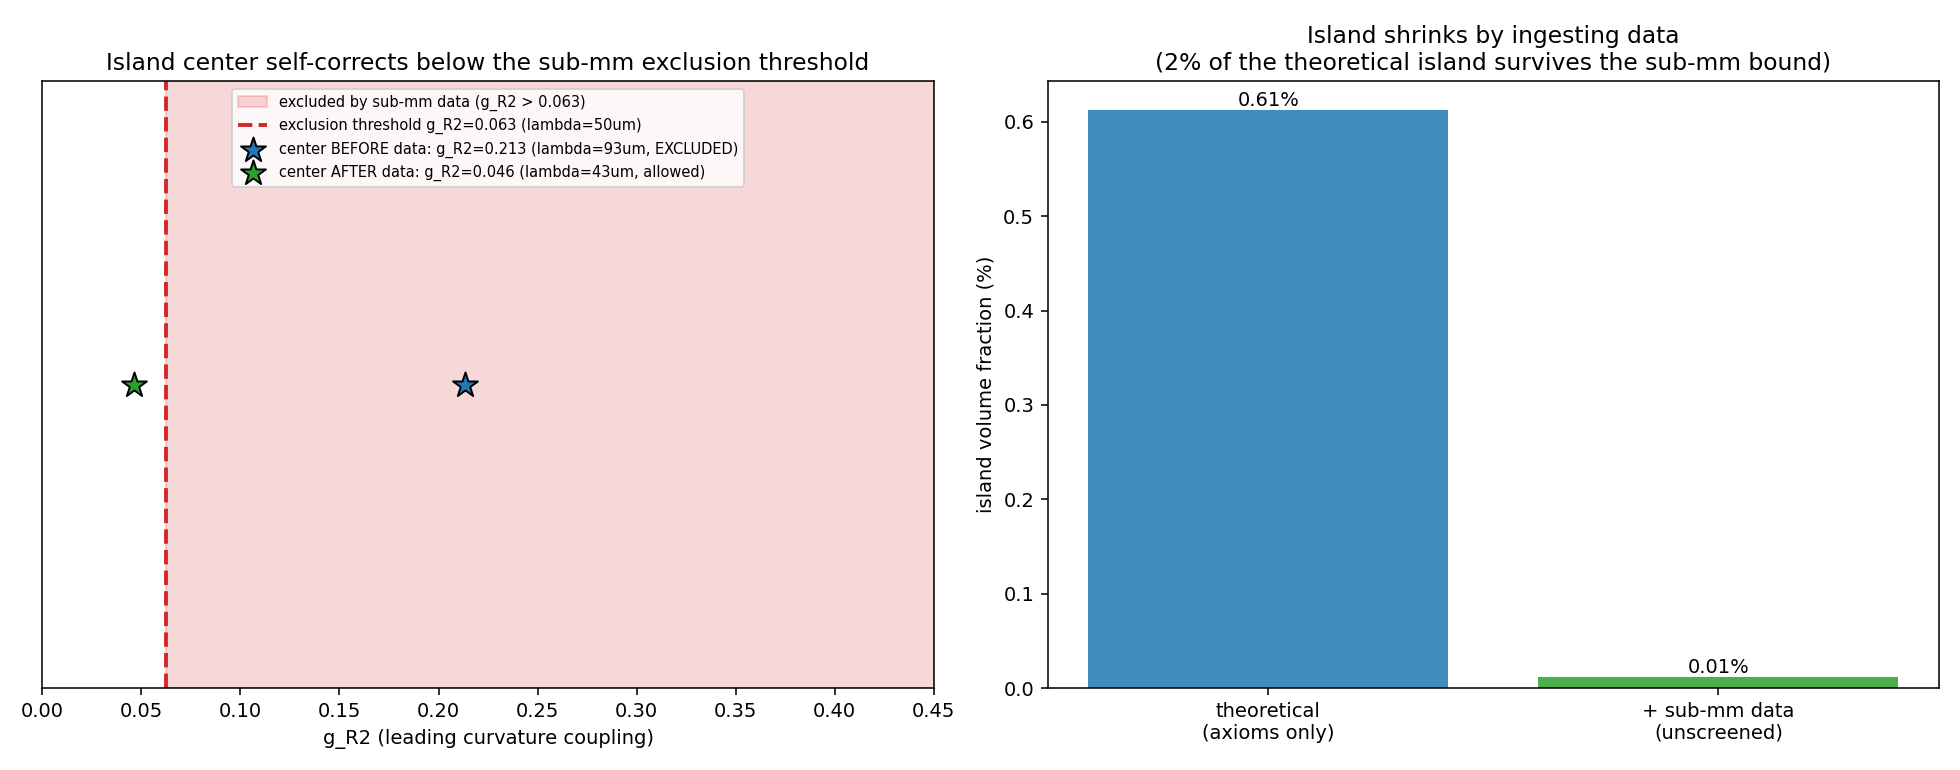

Python code for this plot:
"""v1.77 - The engine ingests real data: the island self-corrects.

We append the Eot-Wash sub-mm gravity bound (the first DATA-sourced constraint) to
the theoretical stack and ask what changes:
  (1) does the island CENTER move below the exclusion threshold g_R2 <= ~0.063
      (a now-ALLOWED, lambda < 50 um scalaron)?
  (2) does the island SHRINK -- new volume fraction vs the v1.73 theoretical 0.6%?
  (3) which frameworks newly fall outside?
All under the UNSCREENED assumption (submm_screened=False); screened theories are
untouched (and we verify the screened stack reproduces the theoretical island).

Run on Vulcan (16 cores):  python experiments/ingest_data.py [N]
"""
import json
import os
import sys

import numpy as np
import matplotlib
matplotlib.use("Agg")
import matplotlib.pyplot as plt

sys.path.insert(0, "src")
sys.path.insert(0, "experiments")

from stack import build_stack
from island_center import find_center
from itb.predict import FRAMEWORKS
from itb.constraints.submm_gravity import SubmmGravityYukawaBound, _lambda_um
from itb.theory import Theory

COEFFS = ["g_4", "g_6", "g_8", "g_R2", "g_R3", "g_C"]
LO = np.array([0.05, 0.05, 0.05, 0.02, 0.0, 0.02])
HI = np.array([0.60, 0.60, 0.70, 0.45, 0.4, 0.60])

_THEO = build_stack(bnossw_mean="geometric", rfc_form="convex_hull")
_DATA = build_stack(bnossw_mean="geometric", rfc_form="convex_hull", include_data=True)


def _theory6(x):
    d = {k: float(v) for k, v in zip(COEFFS, x)}
    d["g_R2_parity"] = 0.0; d["g_R3_parity"] = 0.0
    return Theory(coefficients=d)


def _census_chunk(arg):
    seed, n = arg
    rng = np.random.default_rng(seed)
    X = LO + (HI - LO) * rng.random((n, len(COEFFS)))
    s_theo = s_data = 0
    for i in range(n):
        th = _theory6(X[i])
        ok_theo = all(c.evaluate(th).satisfied for c in _THEO)
        if ok_theo:
            s_theo += 1
            if all(c.evaluate(th).satisfied for c in _DATA):
                s_data += 1
    return s_theo, s_data, n


def main():
    N = int(sys.argv[1]) if len(sys.argv) > 1 else 200_000

    # --- centers before/after ---
    c_theo = find_center(_THEO, n_starts=40)
    c_data = find_center(_DATA, n_starts=40)
    gR2_theo = c_theo["x"][3]
    gR2_data = c_data["x"][3]
    submm = SubmmGravityYukawaBound()
    g_R2_max = submm.g_R2_max
    lam_theo = _lambda_um(gR2_theo, submm.E_Lambda)
    lam_data = _lambda_um(gR2_data, submm.E_Lambda)

    # --- census before/after (16 cores) ---
    ncpu = max(1, (os.cpu_count() or 4) - 1)
    chunks = ncpu * 4
    per = N // chunks
    from multiprocessing import Pool
    with Pool(ncpu) as pool:
        res = pool.map(_census_chunk, [(3000 + k, per) for k in range(chunks)])
    surv_theo = sum(r[0] for r in res)
    surv_data = sum(r[1] for r in res)   # survivors of THEORETICAL that ALSO pass data
    total = sum(r[2] for r in res)
    frac_theo = surv_theo / total
    # data-island fraction = (theoretical survivors that pass data) / total
    frac_data = surv_data / total
    kept = surv_data / surv_theo if surv_theo else 0.0

    # --- frameworks newly excluded by the data constraint ---
    newly = []
    for name, fw in FRAMEWORKS.items():
        th = fw.encode()
        feas_theo = all(c.evaluate(th).satisfied for c in _THEO)
        feas_data = all(c.evaluate(th).satisfied for c in _DATA)
        gR2 = th.coefficients.get("g_R2", 0.0)
        if feas_theo and not feas_data:
            newly.append({"framework": name, "g_R2": round(gR2, 3),
                          "lambda_um": round(_lambda_um(gR2, submm.E_Lambda), 1)})

    # --- figure: before/after center on the g_R2 / lambda axis vs exclusion ---
    fig, (ax1, ax2) = plt.subplots(1, 2, figsize=(14, 5.5))
    # left: g_R2 number line with exclusion threshold and the two centers
    ax1.axvspan(g_R2_max, HI[3], color="#d62728", alpha=0.18,
                label=f"excluded by sub-mm data (g_R2 > {g_R2_max:.3f})")
    ax1.axvline(g_R2_max, color="#d62728", lw=2, ls="--",
                label=f"exclusion threshold g_R2={g_R2_max:.3f} (lambda=50um)")
    ax1.scatter([gR2_theo], [1], s=180, marker="*", color="#1f77b4",
                edgecolor="black", zorder=5,
                label=f"center BEFORE data: g_R2={gR2_theo:.3f} (lambda={lam_theo:.0f}um, EXCLUDED)")
    ax1.scatter([gR2_data], [1], s=180, marker="*", color="#2ca02c",
                edgecolor="black", zorder=5,
                label=f"center AFTER data: g_R2={gR2_data:.3f} (lambda={lam_data:.0f}um, allowed)")
    ax1.set_yticks([]); ax1.set_xlim(0, HI[3]); ax1.set_xlabel("g_R2 (leading curvature coupling)")
    ax1.set_title("Island center self-corrects below the sub-mm exclusion threshold")
    ax1.legend(fontsize=7.5, loc="upper center")

    # right: census volume before/after
    bars = ax2.bar(["theoretical\n(axioms only)", "+ sub-mm data\n(unscreened)"],
                   [frac_theo * 100, frac_data * 100],
                   color=["#1f77b4", "#2ca02c"], alpha=0.85)
    for b, v in zip(bars, [frac_theo * 100, frac_data * 100]):
        ax2.text(b.get_x() + b.get_width() / 2, v, f"{v:.2f}%",
                 ha="center", va="bottom", fontsize=10)
    ax2.set_ylabel("island volume fraction (%)")
    ax2.set_title(f"Island shrinks by ingesting data\n({kept*100:.0f}% of the "
                  f"theoretical island survives the sub-mm bound)")
    fig.tight_layout()
    png = "/tmp/ingest_data.png"
    fig.savefig(png, dpi=140)

    summary = {
        "exclusion_threshold_g_R2_max": round(g_R2_max, 4),
        "exclusion_threshold_lambda_um": round(submm.lambda_max_um, 1),
        "center_before_data": {"g_R2": round(gR2_theo, 4), "lambda_um": round(lam_theo, 1),
                               "submm_status": "EXCLUDED" if gR2_theo > g_R2_max else "allowed"},
        "center_after_data": {"g_R2": round(gR2_data, 4), "lambda_um": round(lam_data, 1),
                              "submm_status": "EXCLUDED" if gR2_data > g_R2_max else "allowed",
                              "full_coeffs": c_data["center_coefficients"],
                              "inradius": c_data["inradius_walls_min_margin"],
                              "nearest_framework": c_data["frameworks_by_distance_to_center"][0]},
        "census": {"samples": total,
                   "volume_fraction_theoretical": round(frac_theo, 5),
                   "volume_fraction_with_data": round(frac_data, 5),
                   "fraction_of_island_surviving_data": round(kept, 4)},
        "frameworks_newly_excluded_by_data": newly,
        "assumption": "UNSCREENED f(R) scalaron coupling to the Standard Model; "
                      "screened (chameleon/Vainshtein/dark) theories are untouched.",
        "png": png,
    }
    print(json.dumps(summary, indent=2))


if __name__ == "__main__":
    main()
